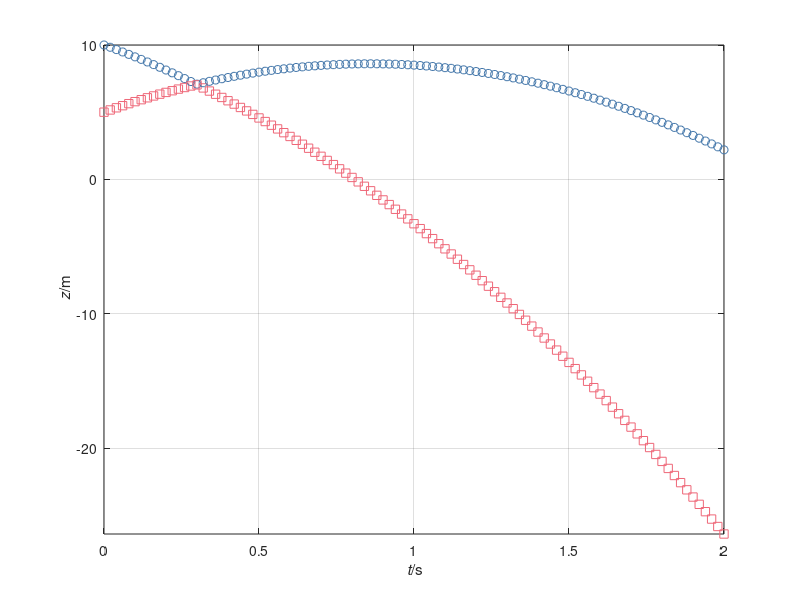

Here is the MATLAB script that generated this plot:
%%% Numerical simulation of object motion with gravity
%% Coordinates (t, x, y, z)

%% Constants
ma = 0.06;  % kg: mass-energy object a
mb = 0.06;  % kg: mass-energy object b
g = 9.8;    % N/kg: gravitational acceleration
k = 10;     % elastic constant
d = 0.07;   % m: distance between centres of objects

%% Initial conditions
t = 0;              % s: initial time
ra = [0, 0, 10];    % m: initial position vector a
rb = [0, 0, 5];     % m: initial position vector b
Pa = [0, 0, -0.5];  % N s: initial momentum vector a
Pb = [0, 0, 0.5];   % N s: initial momentum vector b

%% Boundary conditions
Ga = -ma * g * [0, 0, 1]; % N: momentum supply object a
Gb = -mb * g * [0, 0, 1]; % N: momentum supply object b

%% Time-iteration parameters
t1 = 2;        % s: final time
dt = 0.00001;  % s: time step %@

%% Plotting
dtplot = t1/100;  % time interval between plots
tplot = dtplot;   % time for next plot
figure
plot(t, ra(3), 'o', 'color', '#4477AA')
axis('tight'); xlim([0, t1]); grid on; hold on
plot(t, rb(3), 's', 'color', '#EE6677')
xlabel('{\it t}/s'); ylabel('{\it z}/m')
axis('tight'); xlim([0, t1]); grid on; hold on %@

%% Numerical time integration
while t < t1
  %% constitutive relations
  va = Pa / ma;
  vb = Pb / mb;
  %% const. relation for Fa
  if norm(ra - rb) > d
    Fa = [0, 0, 0];
  else
    Fa = k * (ra - rb) / norm(ra - rb)^2;
  end
  Fb = -Fa; % principle of symmetry of flux

  %% step forward in time with balance laws
  t = t + dt;
  Pa = Pa + (Fa + Ga) * dt;
  ra = ra + va * dt;
  Pb = Pb + (Fb + Gb) * dt;
  rb = rb + vb * dt; %@

  %% plot
  if t > tplot
    plot(t, ra(3), 'o', 'color', '#4477AA')
    plot(t, rb(3), 's', 'color', '#EE6677')
    pause(0)
    tplot = tplot + dtplot;
  end %@
end
